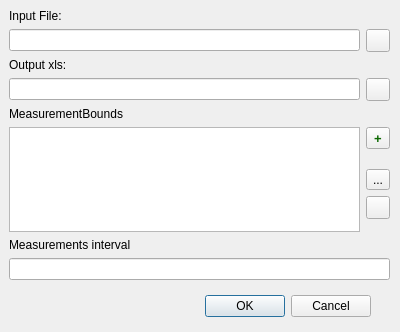
<?xml version="1.0" encoding="UTF-8"?>
<ui version="4.0">
 <class>ConvertDialog</class>
 <widget class="QDialog" name="ConvertDialog">
  <property name="geometry">
   <rect>
    <x>0</x>
    <y>0</y>
    <width>400</width>
    <height>332</height>
   </rect>
  </property>
  <property name="windowTitle">
   <string>Dialog</string>
  </property>
  <widget class="QDialogButtonBox" name="buttonBox">
   <property name="geometry">
    <rect>
     <x>30</x>
     <y>290</y>
     <width>341</width>
     <height>32</height>
    </rect>
   </property>
   <property name="orientation">
    <enum>Qt::Horizontal</enum>
   </property>
   <property name="standardButtons">
    <set>QDialogButtonBox::Cancel|QDialogButtonBox::Ok</set>
   </property>
  </widget>
  <widget class="QWidget" name="verticalLayoutWidget">
   <property name="geometry">
    <rect>
     <x>9</x>
     <y>9</y>
     <width>381</width>
     <height>271</height>
    </rect>
   </property>
   <layout class="QVBoxLayout" name="verticalLayout">
    <item>
     <widget class="QLabel" name="input_file_label">
      <property name="text">
       <string>Input File:</string>
      </property>
     </widget>
    </item>
    <item>
     <layout class="QHBoxLayout" name="horizontalLayout">
      <item>
       <widget class="QLineEdit" name="input_file_name"/>
      </item>
      <item>
       <widget class="QToolButton" name="browse_input">
        <property name="toolTip">
         <string>Browse for the input file.</string>
        </property>
        <property name="text">
         <string/>
        </property>
       </widget>
      </item>
     </layout>
    </item>
    <item>
     <widget class="QLabel" name="output_file_label">
      <property name="text">
       <string>Output xls:</string>
      </property>
     </widget>
    </item>
    <item>
     <layout class="QHBoxLayout" name="horizontalLayout_2">
      <item>
       <widget class="QLineEdit" name="output_file_name"/>
      </item>
      <item>
       <widget class="QToolButton" name="browse_output">
        <property name="toolTip">
         <string>Browse for the output file.</string>
        </property>
        <property name="text">
         <string/>
        </property>
       </widget>
      </item>
     </layout>
    </item>
    <item>
     <widget class="QLabel" name="bounds_label">
      <property name="text">
       <string>MeasurementBounds</string>
      </property>
     </widget>
    </item>
    <item>
     <layout class="QHBoxLayout" name="horizontalLayout_3">
      <item>
       <widget class="QListWidget" name="bounds"/>
      </item>
      <item>
       <layout class="QVBoxLayout" name="verticalLayout_2">
        <item alignment="Qt::AlignTop">
         <widget class="QToolButton" name="add">
          <property name="enabled">
           <bool>true</bool>
          </property>
          <property name="palette">
           <palette>
            <active>
             <colorrole role="Text">
              <brush brushstyle="SolidPattern">
               <color alpha="255">
                <red>0</red>
                <green>0</green>
                <blue>0</blue>
               </color>
              </brush>
             </colorrole>
             <colorrole role="ButtonText">
              <brush brushstyle="SolidPattern">
               <color alpha="255">
                <red>11</red>
                <green>104</green>
                <blue>0</blue>
               </color>
              </brush>
             </colorrole>
            </active>
            <inactive>
             <colorrole role="Text">
              <brush brushstyle="SolidPattern">
               <color alpha="255">
                <red>0</red>
                <green>0</green>
                <blue>0</blue>
               </color>
              </brush>
             </colorrole>
             <colorrole role="ButtonText">
              <brush brushstyle="SolidPattern">
               <color alpha="255">
                <red>11</red>
                <green>104</green>
                <blue>0</blue>
               </color>
              </brush>
             </colorrole>
            </inactive>
            <disabled>
             <colorrole role="Text">
              <brush brushstyle="SolidPattern">
               <color alpha="255">
                <red>190</red>
                <green>190</green>
                <blue>190</blue>
               </color>
              </brush>
             </colorrole>
             <colorrole role="ButtonText">
              <brush brushstyle="SolidPattern">
               <color alpha="255">
                <red>190</red>
                <green>190</green>
                <blue>190</blue>
               </color>
              </brush>
             </colorrole>
            </disabled>
           </palette>
          </property>
          <property name="font">
           <font>
            <family>Arial</family>
            <pointsize>10</pointsize>
            <weight>75</weight>
            <bold>true</bold>
           </font>
          </property>
          <property name="toolTip">
           <string>Add bounds to the converter.</string>
          </property>
          <property name="text">
           <string>+</string>
          </property>
          <property name="toolButtonStyle">
           <enum>Qt::ToolButtonTextOnly</enum>
          </property>
         </widget>
        </item>
        <item>
         <widget class="QToolButton" name="edit">
          <property name="toolTip">
           <string>Edit bound for the converter.</string>
          </property>
          <property name="text">
           <string>...</string>
          </property>
         </widget>
        </item>
        <item alignment="Qt::AlignTop">
         <widget class="QToolButton" name="remove">
          <property name="toolTip">
           <string>Remove bounds for the converter</string>
          </property>
          <property name="text">
           <string/>
          </property>
         </widget>
        </item>
       </layout>
      </item>
     </layout>
    </item>
    <item>
     <widget class="QLabel" name="interval_label">
      <property name="text">
       <string>Measurements interval</string>
      </property>
     </widget>
    </item>
    <item>
     <widget class="QLineEdit" name="interval"/>
    </item>
   </layout>
  </widget>
 </widget>
 <tabstops>
  <tabstop>input_file_name</tabstop>
  <tabstop>output_file_name</tabstop>
  <tabstop>bounds</tabstop>
  <tabstop>interval</tabstop>
  <tabstop>buttonBox</tabstop>
  <tabstop>browse_input</tabstop>
  <tabstop>browse_output</tabstop>
  <tabstop>add</tabstop>
  <tabstop>edit</tabstop>
  <tabstop>remove</tabstop>
 </tabstops>
 <resources/>
 <connections>
  <connection>
   <sender>buttonBox</sender>
   <signal>accepted()</signal>
   <receiver>ConvertDialog</receiver>
   <slot>accept()</slot>
   <hints>
    <hint type="sourcelabel">
     <x>248</x>
     <y>254</y>
    </hint>
    <hint type="destinationlabel">
     <x>157</x>
     <y>274</y>
    </hint>
   </hints>
  </connection>
  <connection>
   <sender>buttonBox</sender>
   <signal>rejected()</signal>
   <receiver>ConvertDialog</receiver>
   <slot>reject()</slot>
   <hints>
    <hint type="sourcelabel">
     <x>316</x>
     <y>260</y>
    </hint>
    <hint type="destinationlabel">
     <x>286</x>
     <y>274</y>
    </hint>
   </hints>
  </connection>
  <connection>
   <sender>browse_input</sender>
   <signal>clicked()</signal>
   <receiver>ConvertDialog</receiver>
   <slot>browse_input()</slot>
   <hints>
    <hint type="sourcelabel">
     <x>375</x>
     <y>43</y>
    </hint>
    <hint type="destinationlabel">
     <x>199</x>
     <y>149</y>
    </hint>
   </hints>
  </connection>
  <connection>
   <sender>browse_output</sender>
   <signal>clicked()</signal>
   <receiver>ConvertDialog</receiver>
   <slot>browse_output()</slot>
   <hints>
    <hint type="sourcelabel">
     <x>375</x>
     <y>95</y>
    </hint>
    <hint type="destinationlabel">
     <x>199</x>
     <y>149</y>
    </hint>
   </hints>
  </connection>
  <connection>
   <sender>bounds</sender>
   <signal>itemSelectionChanged()</signal>
   <receiver>ConvertDialog</receiver>
   <slot>selection_changed()</slot>
   <hints>
    <hint type="sourcelabel">
     <x>181</x>
     <y>181</y>
    </hint>
    <hint type="destinationlabel">
     <x>199</x>
     <y>149</y>
    </hint>
   </hints>
  </connection>
  <connection>
   <sender>add</sender>
   <signal>clicked()</signal>
   <receiver>ConvertDialog</receiver>
   <slot>add_pressed()</slot>
   <hints>
    <hint type="sourcelabel">
     <x>370</x>
     <y>147</y>
    </hint>
    <hint type="destinationlabel">
     <x>199</x>
     <y>149</y>
    </hint>
   </hints>
  </connection>
  <connection>
   <sender>edit</sender>
   <signal>clicked()</signal>
   <receiver>ConvertDialog</receiver>
   <slot>edit_pressed()</slot>
   <hints>
    <hint type="sourcelabel">
     <x>372</x>
     <y>181</y>
    </hint>
    <hint type="destinationlabel">
     <x>199</x>
     <y>149</y>
    </hint>
   </hints>
  </connection>
  <connection>
   <sender>remove</sender>
   <signal>clicked()</signal>
   <receiver>ConvertDialog</receiver>
   <slot>delete_pressed()</slot>
   <hints>
    <hint type="sourcelabel">
     <x>370</x>
     <y>210</y>
    </hint>
    <hint type="destinationlabel">
     <x>199</x>
     <y>149</y>
    </hint>
   </hints>
  </connection>
 </connections>
 <slots>
  <slot>browse_input()</slot>
  <slot>browse_output()</slot>
  <slot>selection_changed()</slot>
  <slot>add_pressed()</slot>
  <slot>edit_pressed()</slot>
  <slot>delete_pressed()</slot>
 </slots>
</ui>
